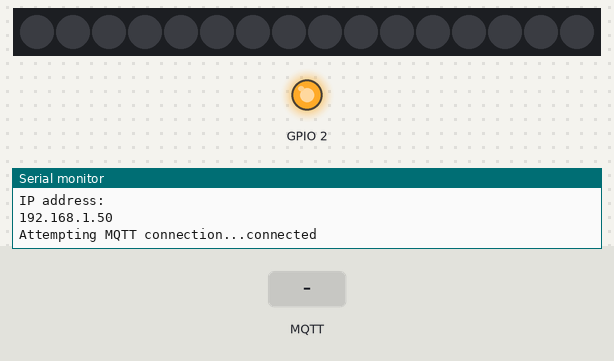
This sketch was run on a simulated ESP8266 (NodeMCU). Parts: 16 RGB LEDs in strip order, left to right, output pins drawn as LEDs (lit = HIGH, except the on-board LED, lit = LOW), the last lines printed to the serial monitor. The test bench sets the inputs (shaded band). WiFi joins after 1.5 s; servers stay silent unless stated; no MQTT or app messages arrive unless stated.

Above: at 3.2 s.
3.3 s: MQTT message "on" arrives on the first subscribed topic
At 3.9 s:
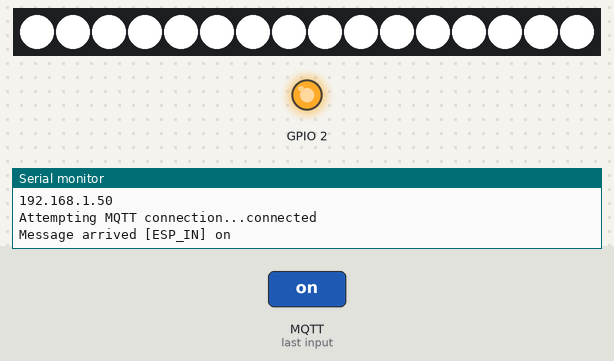
4.8 s: MQTT message "0" arrives on the first subscribed topic
At 5.1 s:
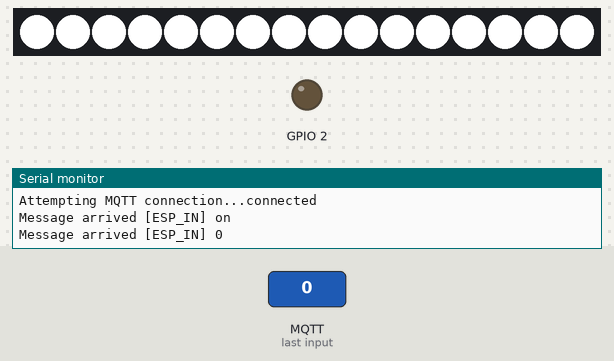
6.3 s: MQTT message "off" arrives on the first subscribed topic
At 7.4 s:
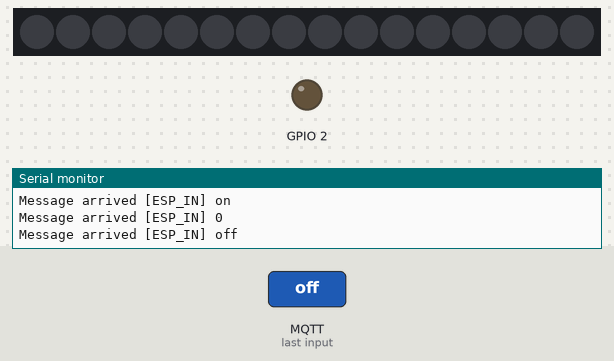
7.8 s: MQTT message "1" arrives on the first subscribed topic
At 8.5 s:
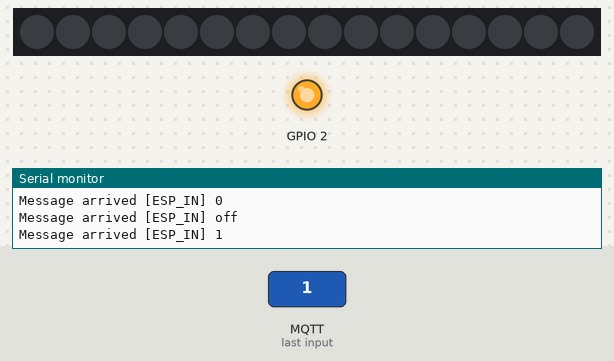
Timing chart, 0 to 10.3 s (numbered marks = the images above; inputs shaded):
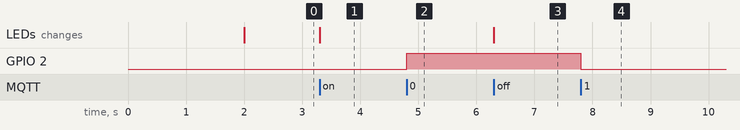

Measured:
- after the input at 3.3 s, the LEDs: change at once (image 1)
- after the input at 4.8 s, GPIO 2: LOW → HIGH at once
- after the input at 6.3 s, the LEDs: change at once (image 3)
- after the input at 7.8 s, GPIO 2: HIGH → LOW at once

The sketch:

ESPOutlet.ino
```cpp
/*
 * RAGUL BALAJI 2016 All Rights Reserved.
 * ESP8266 HOMEKIT FIRMWARE.
 */

#include <PubSubClient.h>
#include <ESP8266WiFi.h>
#include <Adafruit_NeoPixel.h>

#define PIN 4
Adafruit_NeoPixel strip = Adafruit_NeoPixel(16, PIN, NEO_GRB + NEO_KHZ800);

const char* ssid = "*******";
const char* password = "********";
const char* mqtt_server = "192.168.1.107";

WiFiClient espClient;
PubSubClient client(espClient);
long lastMsg = 0;
char msg[50];
int value = 0;

int hue = 0;
float brightness = 0.0;
float saturation = 0.0;

#define BUFFER_SIZE 100

void setup() {
  pinMode(BUILTIN_LED, OUTPUT);
  Serial.begin(115200);
  setup_wifi();
  client.setServer(mqtt_server, 1883);
  client.setCallback(callback);
  strip.begin();
  strip.show();
}

void setup_wifi() {

  Serial.print("Connecting to ");
  Serial.println(ssid);

  WiFi.begin(ssid, password);

  while (WiFi.status() != WL_CONNECTED) {
    delay(1000);
    Serial.print(".");
  }

  Serial.println("");
  Serial.println("WiFi connected");
  Serial.println("IP address: ");
  Serial.println(WiFi.localIP());
}

void callback(char* topic, byte* payload, unsigned int length) {
  String mymsg = "";
  float myfloat = 0.0;
  Serial.print("Message arrived [");
  Serial.print(topic);
  Serial.print("] ");
  for (int i = 0; i < length; i++) {
    mymsg += (char)payload[i];
    Serial.print((char)payload[i]);
  }
  Serial.println();

  if(mymsg == "on"){
    brightness = (brightness == 0.0 ? 1.0 : brightness);
  }else if(mymsg == "off"){
    brightness = (brightness != 0.0 ? 0.0 : brightness);
  }
  if ((char)payload[0] == 'B') {
    for (int i = 1; i < length; i++) {
      myfloat += (payload[i]-'0')*pow(10,length-i-1);
    }
    brightness = myfloat/100;
    Serial.println(brightness);
  }else if ((char)payload[0] == 'H') {
    for (int i = 1; i < length; i++) {
      myfloat += (payload[i]-'0')*pow(10,length-i-1);
    }
    hue = myfloat;
  }else if ((char)payload[0] == 'S') {
    for (int i = 1; i < length; i++) {
      myfloat += (payload[i]-'0')*pow(10,length-i-1);
    }
    saturation = myfloat;
  }

  for(int i=0; i<strip.numPixels(); i++) {
      strip.setPixelColor(i, HSVColor(hue,saturation,brightness));
  }
    strip.show();

  if ((char)payload[0] == '1') {
    digitalWrite(BUILTIN_LED, LOW);   // Turn the LED on (Note that LOW is the voltage level
    // but actually the LED is on; this is because
    // it is acive low on the ESP-01)
  } else if ((char)payload[0] == '0') {
    digitalWrite(BUILTIN_LED, HIGH);  // Turn the LED off by making the voltage HIGH
  }

}

void reconnect() {
  // Loop until we're reconnected
  while (!client.connected()) {
    Serial.print("Attempting MQTT connection...");
    // Attempt to connect
    if (client.connect("ESP8266Client")) {
      Serial.println("connected");
      // Once connected, publish an announcement...
      client.publish("ESP_OUT", "hello world");
      // ... and resubscribe
      client.subscribe("ESP_IN");
    } else {
      Serial.print("failed, rc=");
      Serial.print(client.state());
      Serial.println(" try again in 5 seconds");
      // Wait 5 seconds before retrying
      delay(5000);
    }
  }
}

void loop() {
  if (!client.connected()) {
    reconnect();
  }
  client.loop();

  long now = millis();
  if (now - lastMsg > 60000) {
    lastMsg = now;
    ++value;
    snprintf (msg, 75, "hello world #%ld", value);
    Serial.print("Publish message: ");
    Serial.println(msg);
    client.publish("ESP_OUT", msg);
  }

}

uint32_t HSVColor(float h, float s, float v) {

 h = constrain(h, 0, 360);
  s = constrain(s, 0, 1);
  v = constrain(v, 0, 1);

  int i, b, p, q, t;
  float f;

  h /= 60.0;  // sector 0 to 5
  i = floor( h );
  f = h - i;  // factorial part of h

  b = v * 255;
  p = v * ( 1 - s ) * 255;
  q = v * ( 1 - s * f ) * 255;
  t = v * ( 1 - s * ( 1 - f ) ) * 255;

  switch( i ) {
    case 0:
      return strip.Color(b, t, p);
    case 1:
      return strip.Color(q, b, p);
    case 2:
      return strip.Color(p, b, t);
    case 3:
      return strip.Color(p, q, b);
    case 4:
      return strip.Color(t, p, b);
    default:
      return strip.Color(b, p, q);
  }
}
```
